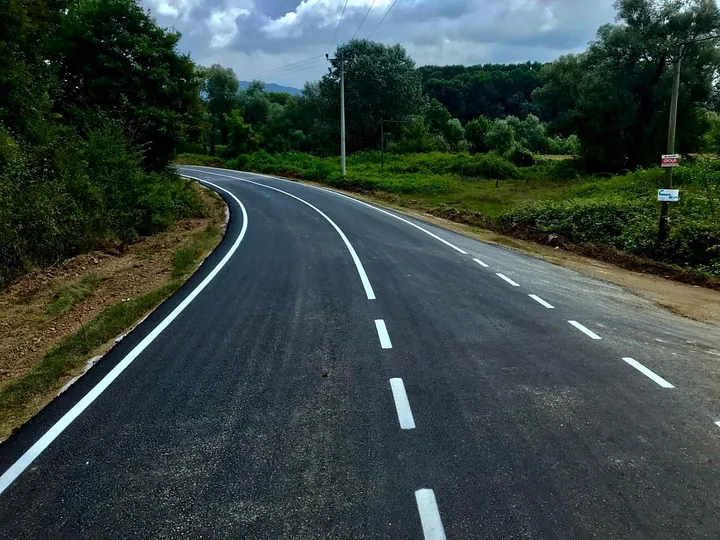
#> input picture OpenCV/img.jpg, 720 x 540 px, found by its file name
$ python OrnekProje1.py
#> lines starting #> are read from the running program, lines starting #| are printed output that depends on the picture; after the words box and inside, x2 and y2 are one past the last pixel; in counts of white or black regions, pixels touching at a corner belong together
import cv2
from matplotlib import pyplot as plt
import numpy as np

img_path = "C:\\Users\eserh\\Desktop\\OpenCV\\img.jpg"
img = cv2.imread(img_path)
#> img is the input picture: shape (540, 720, 3); mean B, G, R 64.9, 68.5, 54.7
#print(img.shape)
#(540, 720, 3)

gray_image = cv2.cvtColor(img, cv2.COLOR_BGR2GRAY)
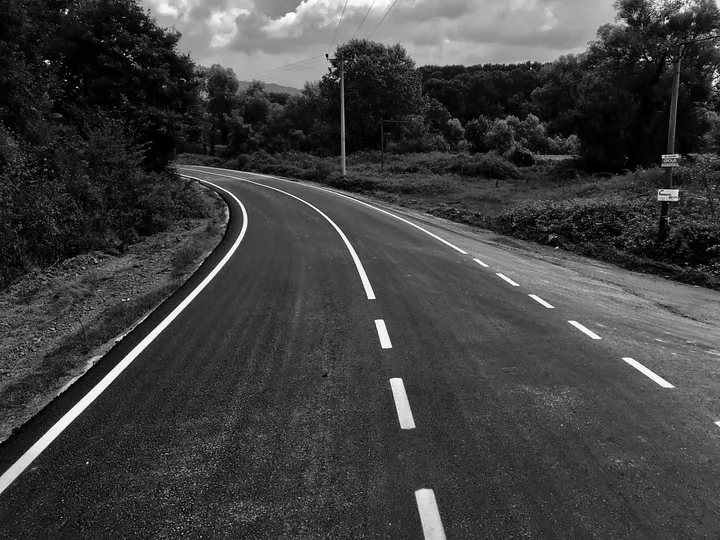
#> gray_image: shape (540, 720); min 0, max 255, mean 64
plt.imshow(gray_image)
#plt.show()
#print(gray_image.shape)
#(540, 720)

(thresh, blackAndWhiteImage) = cv2.threshold(gray_image, 20, 255, cv2.THRESH_BINARY)
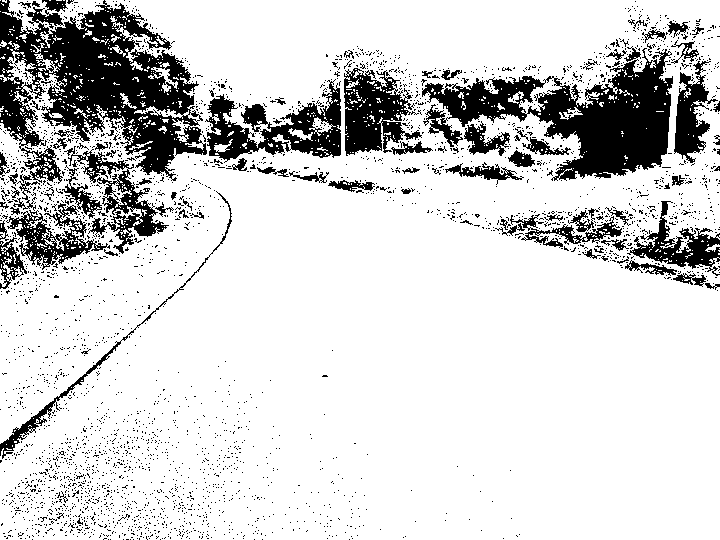
#> blackAndWhiteImage: shape (540, 720); 82.9% white; 3183 black regions (3099 under 20 px), largest, box (x1, y1, x2, y2) and area: (0, 0, 207, 184) 18677, (422, 48, 673, 181) 13761, (205, 79, 341, 163) 4734
(thresh, blackAndWhiteImage) = cv2.threshold(gray_image, 80, 255, cv2.THRESH_BINARY)
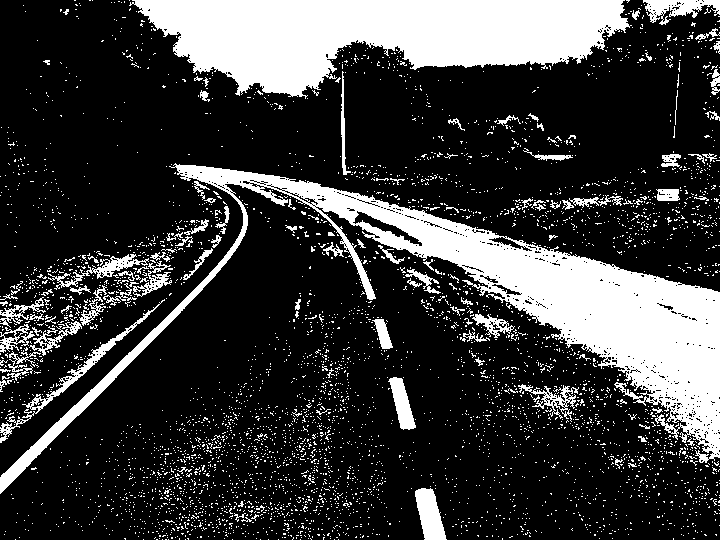
#> blackAndWhiteImage: shape (540, 720); 23.1% white; 4543 white regions (4431 under 20 px), largest, box (x1, y1, x2, y2) and area: (0, 163, 720, 494) 35905, (129, 0, 632, 99) 30324, (0, 299, 165, 443) 1292
#(thresh, blackAndWhiteImage) = cv2.threshold(gray_image, 160, 255, cv2.THRESH_BINARY)
#(thresh, blackAndWhiteImage) = cv2.threshold(gray_image, 200, 255, cv2.THRESH_BINARY)
plt.imshow(blackAndWhiteImage)
#plt.show()

output2 = cv2.blur(gray_image, (10, 10))
plt.imshow(output2)
#plt.show()

output2 = cv2.GaussianBlur(gray_image, (9, 9), 5)
plt.imshow(output2)
#plt.show()


(h, w) = img.shape[:2]
#> h = 540; w = 720
center = (w / 2, h / 2)
#> center = (360, 270)
M = cv2.getRotationMatrix2D(center, 13, scale  =1.1)
rotated = cv2.warpAffine(gray_image, M, (w, h))
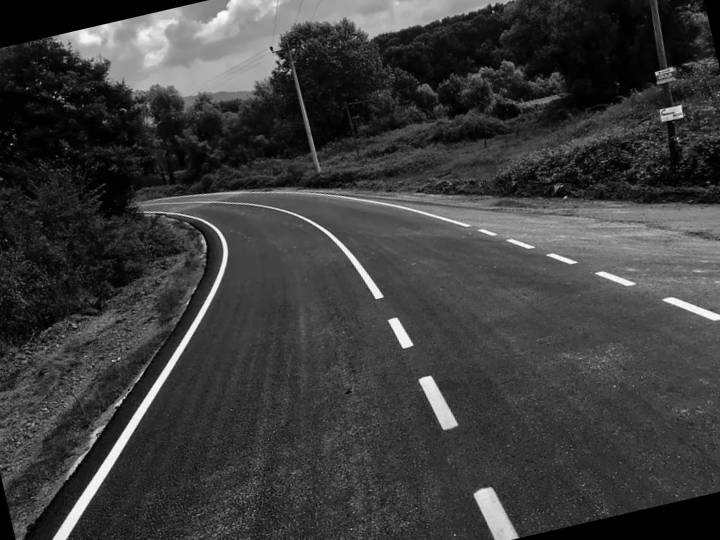
#> rotated: shape (540, 720); min 0, max 253, mean 60.9
plt.imshow(rotated)
#plt.show()

img = cv2.imread(img_path)
gray_image = cv2.cvtColor(img, cv2.COLOR_BGR2GRAY)
(thresh, output2) = cv2.threshold(gray_image, 200, 255, cv2.THRESH_BINARY)
#> output2: shape (540, 720); 2% white; 153 white regions (131 under 20 px), largest, box (x1, y1, x2, y2) and area: (0, 183, 247, 493) 2591, (265, 0, 395, 30) 992, (416, 489, 441, 540) 636
output2 = cv2.GaussianBlur(output2, (5, 5), 3)
output2 = cv2.Canny(output2, 180, 255)
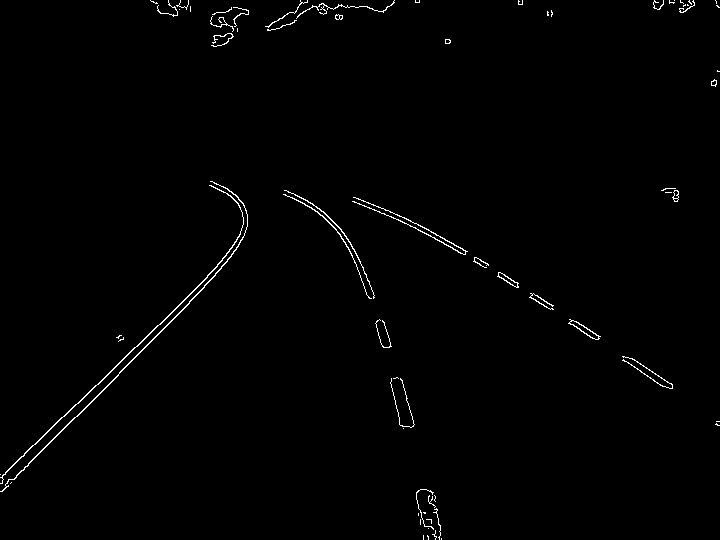
#> output2: shape (540, 720); 0.9% white in thin lines or dots
plt.imshow(output2)
#plt.show()

img = cv2.imread(img_path)
gray_image = cv2.cvtColor(img, cv2.COLOR_BGR2GRAY)
(thresh, output2) = cv2.threshold(gray_image, 200, 255, cv2.THRESH_BINARY)
output2 = cv2.Canny(output2, 180, 255)
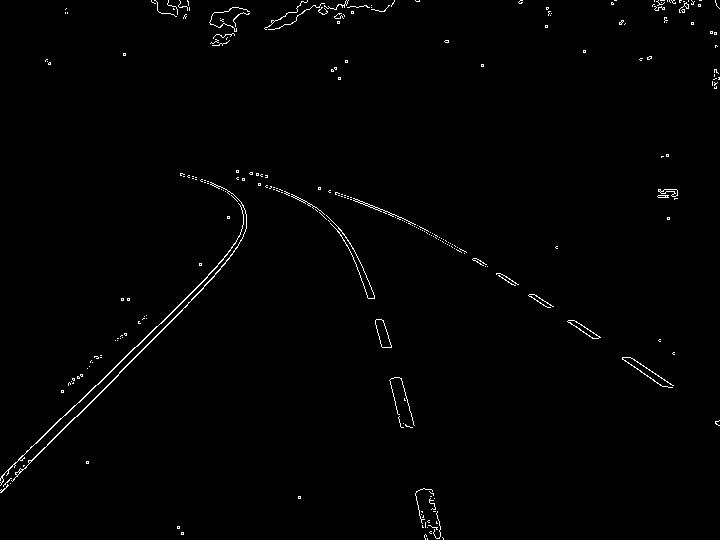
#> output2: shape (540, 720); 0.95% white in thin lines or dots
plt.imshow(output2)
#plt.show()


lines = cv2.HoughLinesP(output2, 1, np.pi/180,30)
#> lines = 201 rows, first 6: [185, 307, 187, 305], [109, 372, 134, 347], [65, 415, 194, 290], [13, 479, 182, 310], [119, 372, 203, 288], [585, 333, 586, 334]
for line in lines:
    x1,y1,x2,y2 = line[0]
    cv2.line(img,(x1,y1),(x2,y2),(0,255,0),4)
#> this loop made 201 passes
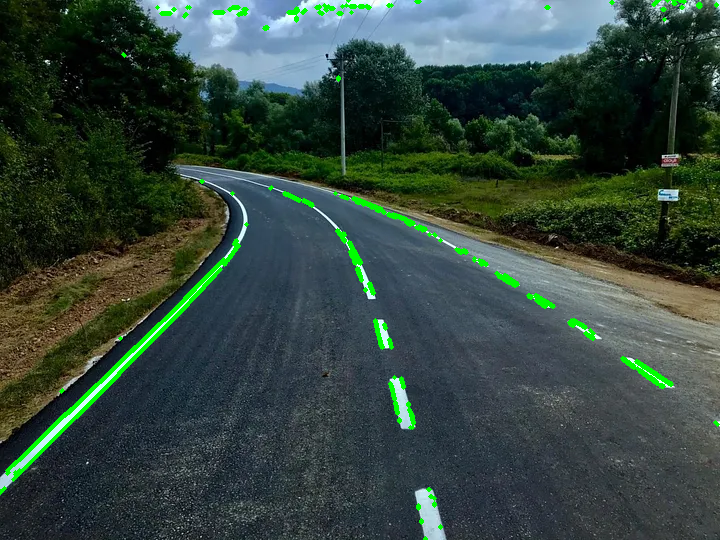
#> img: shape (540, 720, 3); 1.84% of pixels changed, all inside (x1, y1, x2, y2) = (0, 0, 720, 540)
plt.imshow(img)
plt.show()
#> figure, not shown here; B, G, R data is drawn as R, G, B
